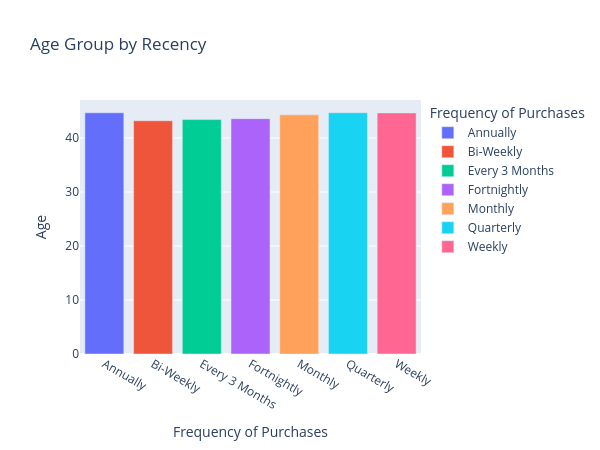

Notebook code for this chart:
### Code cell
avg_age_Recency = df.groupby(['Frequency of Purchases'])['Age'].mean().reset_index()
print(avg_age_Recency)
px.bar(
    avg_age_Recency,
    x='Frequency of Purchases',
    y='Age',
    title='Age Group by Recency',
    width=600,     # custom width
    height=450,
    color= 'Frequency of Purchases'
)

### Figure 1 — Plotly figure (JSON) as saved in the notebook; plotly's stock layout.template omitted (floating-point values rounded to 4 significant figures)
{"data": [{"alignmentgroup": "True", "hovertemplate": "Frequency of Purchases=%{x}<br>Age=%{y}<extra></extra>", "legendgroup": "Annually", "marker": {"color": "#636efa", "pattern": {"shape": ""}}, "name": "Annually", "offsetgroup": "Annually", "orientation": "v", "showlegend": true, "textposition": "auto", "type": "bar", "x": ["Annually"], "xaxis": "x", "y": [44.67], "yaxis": "y"}, {"alignmentgroup": "True", "hovertemplate": "Frequency of Purchases=%{x}<br>Age=%{y}<extra></extra>", "legendgroup": "Bi-Weekly", "marker": {"color": "#EF553B", "pattern": {"shape": ""}}, "name": "Bi-Weekly", "offsetgroup": "Bi-Weekly", "orientation": "v", "showlegend": true, "textposition": "auto", "type": "bar", "x": ["Bi-Weekly"], "xaxis": "x", "y": [43.2], "yaxis": "y"}, {"alignmentgroup": "True", "hovertemplate": "Frequency of Purchases=%{x}<br>Age=%{y}<extra></extra>", "legendgroup": "Every 3 Months", "marker": {"color": "#00cc96", "pattern": {"shape": ""}}, "name": "Every 3 Months", "offsetgroup": "Every 3 Months", "orientation": "v", "showlegend": true, "textposition": "auto", "type": "bar", "x": ["Every 3 Months"], "xaxis": "x", "y": [43.41], "yaxis": "y"}, {"alignmentgroup": "True", "hovertemplate": "Frequency of Purchases=%{x}<br>Age=%{y}<extra></extra>", "legendgroup": "Fortnightly", "marker": {"color": "#ab63fa", "pattern": {"shape": ""}}, "name": "Fortnightly", "offsetgroup": "Fortnightly", "orientation": "v", "showlegend": true, "textposition": "auto", "type": "bar", "x": ["Fortnightly"], "xaxis": "x", "y": [43.59], "yaxis": "y"}, {"alignmentgroup": "True", "hovertemplate": "Frequency of Purchases=%{x}<br>Age=%{y}<extra></extra>", "legendgroup": "Monthly", "marker": {"color": "#FFA15A", "pattern": {"shape": ""}}, "name": "Monthly", "offsetgroup": "Monthly", "orientation": "v", "showlegend": true, "textposition": "auto", "type": "bar", "x": ["Monthly"], "xaxis": "x", "y": [44.28], "yaxis": "y"}, {"alignmentgroup": "True", "hovertemplate": "Frequency of Purchases=%{x}<br>Age=%{y}<extra></extra>", "legendgroup": "Quarterly", "marker": {"color": "#19d3f3", "pattern": {"shape": ""}}, "name": "Quarterly", "offsetgroup": "Quarterly", "orientation": "v", "showlegend": true, "textposition": "auto", "type": "bar", "x": ["Quarterly"], "xaxis": "x", "y": [44.69], "yaxis": "y"}, {"alignmentgroup": "True", "hovertemplate": "Frequency of Purchases=%{x}<br>Age=%{y}<extra></extra>", "legendgroup": "Weekly", "marker": {"color": "#FF6692", "pattern": {"shape": ""}}, "name": "Weekly", "offsetgroup": "Weekly", "orientation": "v", "showlegend": true, "textposition": "auto", "type": "bar", "x": ["Weekly"], "xaxis": "x", "y": [44.65], "yaxis": "y"}], "layout": {"barmode": "relative", "height": 450, "legend": {"title": {"text": "Frequency of Purchases"}, "tracegroupgap": 0}, "title": {"text": "Age Group by Recency"}, "width": 600, "xaxis": {"anchor": "y", "autorange": true, "categoryarray": ["Annually", "Bi-Weekly", "Every 3 Months", "Fortnightly", "Monthly", "Quarterly", "Weekly"], "categoryorder": "array", "domain": [0, 1], "range": [-0.5, 6.5], "title": {"text": "Frequency of Purchases"}, "type": "category"}, "yaxis": {"anchor": "x", "autorange": true, "domain": [0, 1], "range": [0, 47.04], "title": {"text": "Age"}, "type": "linear"}}}
